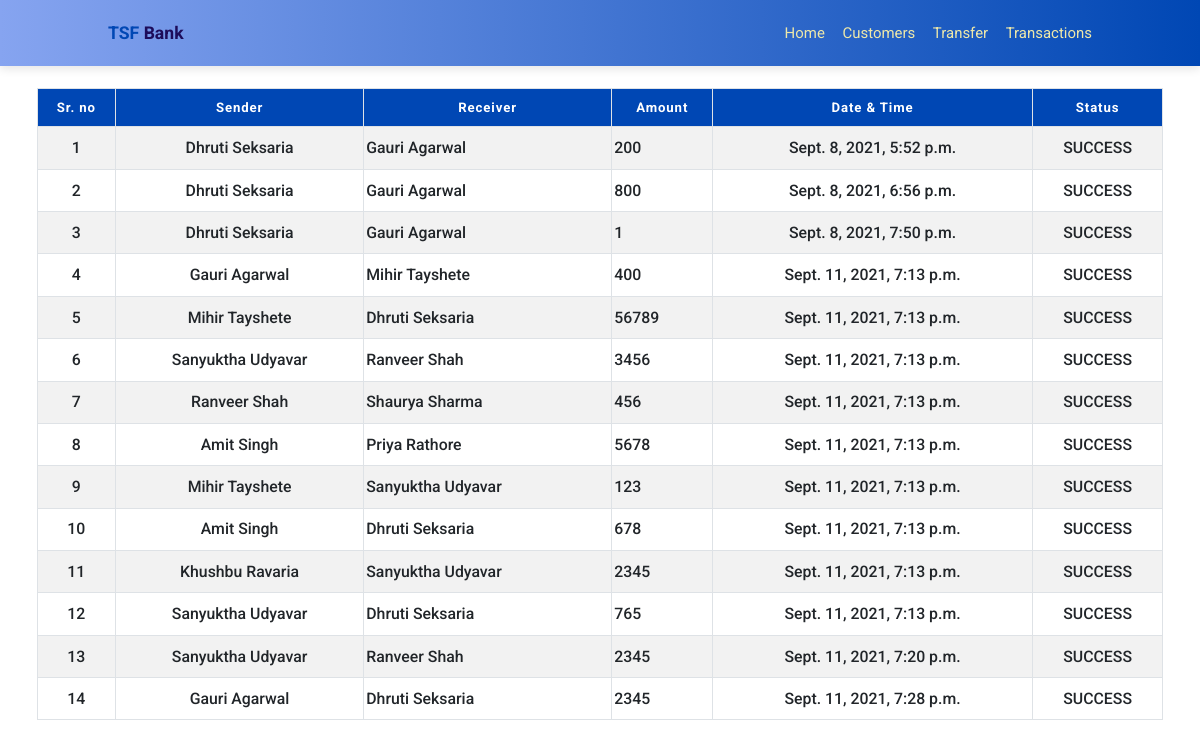
The app's page /transactions.html/ with its own data.
### tsfbank/models.py (models this page shows)
class Transaction(models.Model):
    debited_from = models.ForeignKey(Customers, on_delete=models.CASCADE, related_name='sender')
    received_by = models.ForeignKey(Customers, on_delete=models.CASCADE, related_name='receiver')
    amount = models.IntegerField()
    date = models.DateTimeField(auto_now_add=True)
    transaction_status = models.CharField(max_length=255, default="PENDING")

class Customers(models.Model):
    name = models.CharField(max_length=100)
    img = models.ImageField(upload_to='pics')
    email = models.EmailField(max_length=254)
    accno = models.BigIntegerField()
    balance = models.IntegerField()

### tsfbank/views.py (the view)
# urls.py: path('transactions.html/', views.transactions, name="transactions"),
def transactions(request):
    transaction = Transaction.objects.all()
    return render(request, 'transactions.html', {'transaction': transaction})

### templates/transactions.html (shortened to what this page needs)
{% load static %}
<!DOCTYPE html>
<html lang="en">
<head>
    <link rel="stylesheet" href="{% static 'css/styles.css' %}" />
    <link rel="stylesheet" href="https://cdnjs.cloudflare.com/ajax/libs/font-awesome/5.15.4/css/all.min.css"/>
    <link href="https://cdn.jsdelivr.net/npm/bootstrap@5.1.0/dist/css/bootstrap.min.css" rel="stylesheet">
</head>
<body>
    <header>
        <a href="{% url 'index' %}" class="logo"><span>TSF </span>Bank</a>
        <nav class="navbar">
            <a href="{% url 'index' %}">Home</a>
            <a href="{% url 'customers' %}">Customers</a>
            <a href="{% url 'transfer' %}">Transfer</a>
            <a href="{% url 'transactions' %}">Transactions</a>
        </nav>
    </header>
    <div class="container">
        <div class="row">
            <div class="col">
                <div class="table-responsive-sm">
                    <table class="table table-hover table-sm table-striped table-condensed table-bordered">
                        <thead>
                            <tr>
                            <th scope="col" class="text-center py-3">Sr. no</th>
                            <th scope="col" class="text-center py-3">Sender</th>
                            <th scope="col" class="text-center py-3">Receiver</th>
                            <th scope="col" class="text-center py-3">Amount</th>
                            <th scope="col" class="text-center py-3">Date & Time</th>
                            <th scope="col" class="text-center py-3">Status</th>
                            </tr>
                        </thead>
                        <tbody>
                            {% for txn in transaction %}
                                <tr>
                                    <td class="py-3 text-center">{{txn.id}}</td>
                                    <td class="py-3 text-center">{{txn.debited_from.name}}</td>
                                    <td class="py-3 text-left">{{txn.received_by.name}}</td>
                                    <td class="py-3 text-left">{{txn.amount}}</td>
                                    <td class="py-3 text-center">{{txn.date}}</td>
                                    <td class="py-3 text-center">{{txn.transaction_status}}</td>
                                </tr>
                            {% endfor %}
                        </tbody>
                    </table>
                </div>
            </div>
        </div>
    </div>
</body>
</html>

### static/css/styles.css (style rules this page uses)
:root { --blue-light: #86a4f0; --dark: #0047b4; --light: #e6f4f1; --black: #1e1926; --yellow: #eee8a9; --gradient: linear-gradient(90deg, var(--blue-light), var(--dark)); }
* { margin: 0; padding: 0; box-sizing: border-box; font-family: "Roboto", sans-serif; text-decoration: none; outline: none; border: none; }
html { font-size: 62.5%; overflow-x: hidden; }
body { background: #f9f9f9; }
header { position: fixed; top: 0; left: 0; width: 100%; background: var(--gradient); box-shadow: 0 0.5rem 1rem rgba(0, 0, 0, 0.1); padding: 2rem 9%; display: flex; align-items: center; justify-content: space-between; z-index: 1000; }
header .logo { font-size: 2rem; color: rgb(29, 12, 90); font-weight: bold; }
header .logo span { color: var(--dark); }
header .navbar a { font-size: 1.7rem; margin-left: 2rem; color: var(--yellow); }
@media (max-width: 1200px) { html { font-size: 55%; } }

### templates/transactions.html (style rules this page uses)
a { text-decoration: none; }
table { font-size: 1.5rem; margin-top: 10rem; background: #fff; }
thead { background-color: #0047b4; }
thead th { background-color: #0047b4; font-family: "Roboto", sans-serif; color: #fff; letter-spacing: 0.1rem; }
tbody td { font-family: "Roboto", sans-serif; text-transform: none; font-size: 1.8rem; font-weight: 500; }

### records on screen
Transaction: id "1", debited_from.name "Dhruti Seksaria", received_by.name "Gauri Agarwal", amount "200", date "Sept. 8, 2021, 5:52 p.m.", transaction_status "SUCCESS"
Transaction: id "2", debited_from.name "Dhruti Seksaria", received_by.name "Gauri Agarwal", amount "800", date "Sept. 8, 2021, 6:56 p.m.", transaction_status "SUCCESS"
Transaction: id "3", debited_from.name "Dhruti Seksaria", received_by.name "Gauri Agarwal", amount "1", date "Sept. 8, 2021, 7:50 p.m.", transaction_status "SUCCESS"
Transaction: id "4", debited_from.name "Gauri Agarwal", received_by.name "Mihir Tayshete", amount "400", date "Sept. 11, 2021, 7:13 p.m.", transaction_status "SUCCESS"
Transaction: id "5", debited_from.name "Mihir Tayshete", received_by.name "Dhruti Seksaria", amount "56789", date "Sept. 11, 2021, 7:13 p.m.", transaction_status "SUCCESS"
Transaction: id "6", debited_from.name "Sanyuktha Udyavar", received_by.name "Ranveer Shah", amount "3456", date "Sept. 11, 2021, 7:13 p.m.", transaction_status "SUCCESS"
Transaction: id "7", debited_from.name "Ranveer Shah", received_by.name "Shaurya Sharma", amount "456", date "Sept. 11, 2021, 7:13 p.m.", transaction_status "SUCCESS"
Transaction: id "8", debited_from.name "Amit Singh", received_by.name "Priya Rathore", amount "5678", date "Sept. 11, 2021, 7:13 p.m.", transaction_status "SUCCESS"
Transaction: id "9", debited_from.name "Mihir Tayshete", received_by.name "Sanyuktha Udyavar", amount "123", date "Sept. 11, 2021, 7:13 p.m.", transaction_status "SUCCESS"
Transaction: id "10", debited_from.name "Amit Singh", received_by.name "Dhruti Seksaria", amount "678", date "Sept. 11, 2021, 7:13 p.m.", transaction_status "SUCCESS"
Transaction: id "11", debited_from.name "Khushbu Ravaria", received_by.name "Sanyuktha Udyavar", amount "2345", date "Sept. 11, 2021, 7:13 p.m.", transaction_status "SUCCESS"
Transaction: id "12", debited_from.name "Sanyuktha Udyavar", received_by.name "Dhruti Seksaria", amount "765", date "Sept. 11, 2021, 7:13 p.m.", transaction_status "SUCCESS"
Transaction: id "13", debited_from.name "Sanyuktha Udyavar", received_by.name "Ranveer Shah", amount "2345", date "Sept. 11, 2021, 7:20 p.m.", transaction_status "SUCCESS"
Transaction: id "14", debited_from.name "Gauri Agarwal", received_by.name "Dhruti Seksaria", amount "2345", date "Sept. 11, 2021, 7:28 p.m.", transaction_status "SUCCESS"
